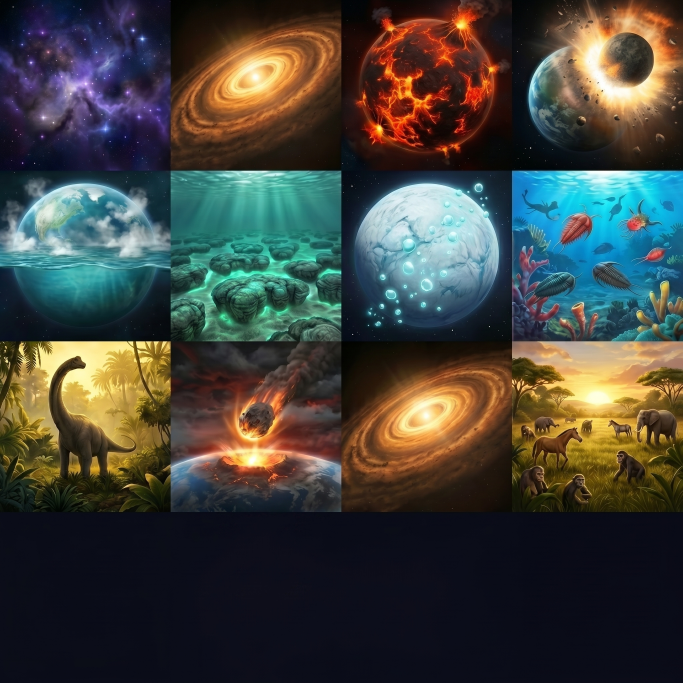
#> input picture assets/source/202606150253_theme1.jpeg, 2048 x 2048 px (shown at 1/3 size)
$ python crop-era1-era2.py
#> lines starting #> are read from the running program, lines starting #| are printed output that depends on the picture
"""
Era 1 (theme1) / Era 2 (theme2) 크롭 스크립트
원본: assets/source/202606150253_theme1.jpeg (2048x2048, 3x4 그리드)
원본: assets/source/202606150253_theme2.jpeg (2048x2048, 4x4 그리드)
출력: src/themes/primordial-earth/step-01~11.webp (256x256)
      src/themes/human-civilization/step-01~11.webp (256x256)
"""

from PIL import Image
import os

BASE = os.path.dirname(os.path.dirname(os.path.abspath(__file__)))
OUT_SIZE = (256, 256)

def crop_grid(img, pad, gap, cols):
    W, H = img.size
    cell = (W - pad * 2 - gap * (cols - 1)) // cols
    def box(row, col):
        x = pad + col * (cell + gap)
        y = pad + row * (cell + gap)
        return (x, y, x + cell, y + cell)
    return box, cell

def save_step(img, box_fn, row, col, out_path):
    box = box_fn(row, col)
    cropped = img.crop(box)
    resized = cropped.resize(OUT_SIZE, Image.LANCZOS)
    resized.save(out_path, "WEBP", quality=90)
    kb = os.path.getsize(out_path) / 1024
    return kb

# ── Era 1: Primordial Earth ──────────────────────────────────
# 3행 × 4열, 마지막 셀(row2,col2=은하)은 중복 — 스킵
# step-11 = row2, col3 (포유류)
print("=== Era 1: Primordial Earth ===")
img1 = Image.open(os.path.join(BASE, "assets", "source", "202606150253_theme1.jpeg"))
#> img1 is the input picture: PIL image 2048x2048 RGB; mean R, G, B 66, 67, 61.3
out1 = os.path.join(BASE, "src", "themes", "primordial-earth")
os.makedirs(out1, exist_ok=True)

box1, cell1 = crop_grid(img1, pad=10, gap=10, cols=4)
#> cell1 = 499
print(f"셀 크기: {cell1}x{cell1}")
#| 셀 크기: 499x499

steps_era1 = [
    (1,  0, 0, "Stardust & Molecular Cloud"),
    (2,  0, 1, "Protoplanetary Disk"),
    (3,  0, 2, "Magma Ocean Earth"),
    (4,  0, 3, "Moon-forming Impact"),
    (5,  1, 0, "First Oceans"),
    (6,  1, 1, "Stromatolites"),
    (7,  1, 2, "Great Oxidation Event"),
    (8,  1, 3, "Cambrian Explosion"),
    (9,  2, 0, "Age of Dinosaurs"),
    (10, 2, 1, "K-Pg Extinction"),
    # row2,col2 은하 — 스킵
    (11, 2, 3, "Rise of Mammals"),
]

for step_num, row, col, name in steps_era1:
    out_path = os.path.join(out1, f"step-{step_num:02d}.webp")
    kb = save_step(img1, box1, row, col, out_path)
    print(f"step-{step_num:02d}.webp ({name}) [{kb:.1f} KB]")
#> this loop made 11 passes
#> kb on passes 1 to 11: 8.77, 8.65, 14.11, 11.29, 9.48, 14.84, 11.02, 18.04, 19.98, 10.26, 18.62
#| step-01.webp (Stardust & Molecular Cloud) [8.8 KB]
#| step-02.webp (Protoplanetary Disk) [8.7 KB]
#| step-03.webp (Magma Ocean Earth) [14.1 KB]
#| step-04.webp (Moon-forming Impact) [11.3 KB]
#| step-05.webp (First Oceans) [9.5 KB]
#| step-06.webp (Stromatolites) [14.8 KB]
#| step-07.webp (Great Oxidation Event) [11.0 KB]
#| step-08.webp (Cambrian Explosion) [18.0 KB]
#> (further printed lines are left out)
#> pass 1, in save_step, `cropped = img.crop(box)`:
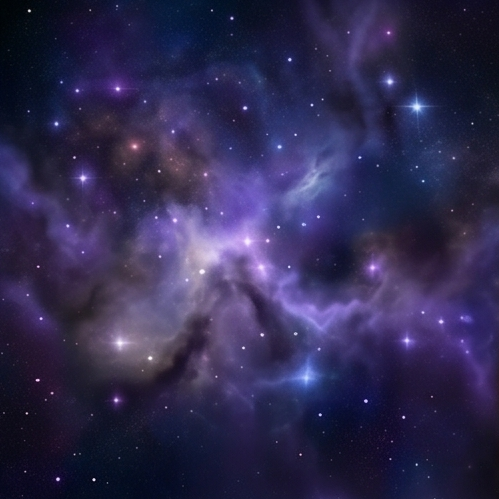
#> cropped: PIL image 499x499 RGB; mean R, G, B 47.8, 42.5, 80.4
#> pass 2, in save_step (call 2), `cropped = img.crop(box)`:
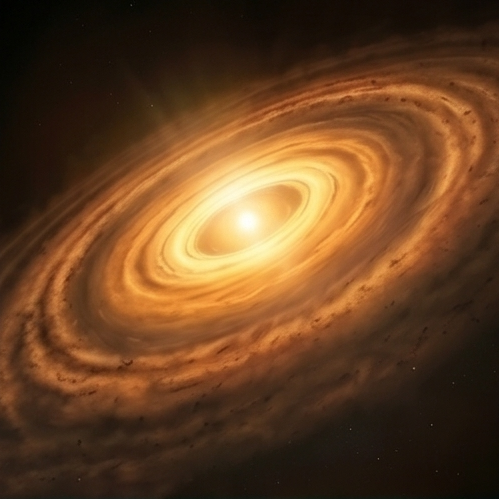
#> cropped: PIL image 499x499 RGB; mean R, G, B 102.7, 66.4, 35.6

# ── Era 2: Human Civilization ────────────────────────────────
# 4행 × 4열, 달 착륙(row2,col2)까지만 사용 — step-01~11
print("\n=== Era 2: Human Civilization ===")
img2 = Image.open(os.path.join(BASE, "assets", "source", "202606150253_theme2.jpeg"))
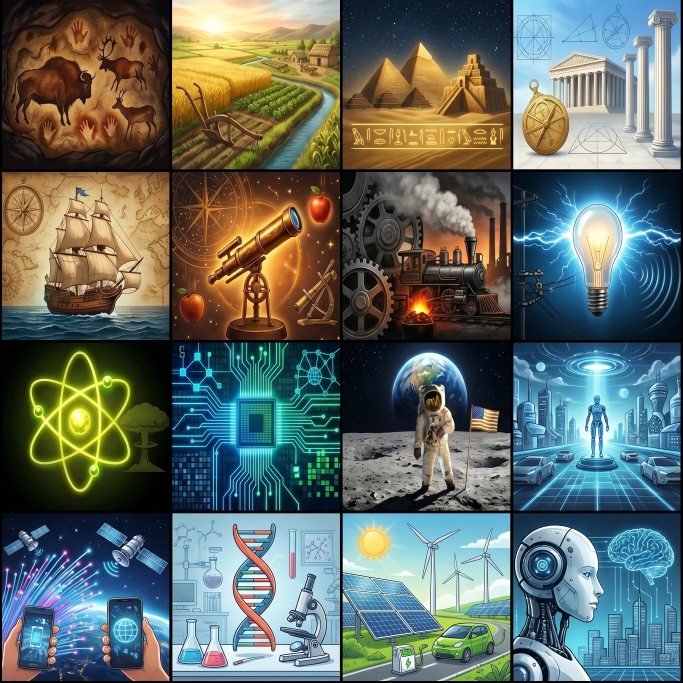
#> input picture assets/source/202606150253_theme2.jpeg, 2048 x 2048 px (shown at 1/3 size)
#> img2 is the input picture: PIL image 2048x2048 RGB; mean R, G, B 97, 107.7, 100.8
out2 = os.path.join(BASE, "src", "themes", "human-civilization")
os.makedirs(out2, exist_ok=True)

box2, cell2 = crop_grid(img2, pad=10, gap=10, cols=4)
#> cell2 = 499
print(f"셀 크기: {cell2}x{cell2}")
#| 셀 크기: 499x499

steps_era2 = [
    (1,  0, 0, "Stone Age Cave Art"),
    (2,  0, 1, "Agricultural Revolution"),
    (3,  0, 2, "Ancient Civilizations"),
    (4,  0, 3, "Classical Antiquity"),
    (5,  1, 0, "Age of Exploration"),
    (6,  1, 1, "Scientific Revolution"),
    (7,  1, 2, "Industrial Revolution"),
    (8,  1, 3, "Electrical Age"),
    (9,  2, 0, "Atomic Age"),
    (10, 2, 1, "Digital Revolution"),
    (11, 2, 2, "Apollo Moon Landing"),
]

for step_num, row, col, name in steps_era2:
    out_path = os.path.join(out2, f"step-{step_num:02d}.webp")
    kb = save_step(img2, box2, row, col, out_path)
    print(f"step-{step_num:02d}.webp ({name}) [{kb:.1f} KB]")
#> this loop made 11 passes
#> kb on passes 1 to 11: 17.68, 21.1, 15.36, 15.76, 22.8, 20.69, 17.51, 14.91, 8.77, 21.22, 19.62
#| step-01.webp (Stone Age Cave Art) [17.7 KB]
#| step-02.webp (Agricultural Revolution) [21.1 KB]
#| step-03.webp (Ancient Civilizations) [15.4 KB]
#| step-04.webp (Classical Antiquity) [15.8 KB]
#| step-05.webp (Age of Exploration) [22.8 KB]
#| step-06.webp (Scientific Revolution) [20.7 KB]
#| step-07.webp (Industrial Revolution) [17.5 KB]
#| step-08.webp (Electrical Age) [14.9 KB]
#> (further printed lines are left out)
#> pass 1, in save_step (call 12), `cropped = img.crop(box)`:
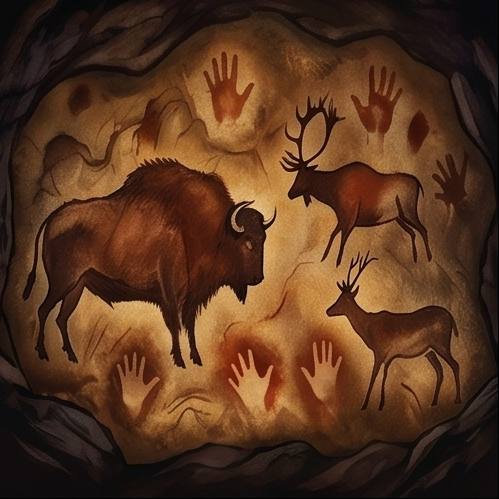
#> cropped: PIL image 499x499 RGB; mean R, G, B 86.7, 53.3, 31.1
#> pass 2, in save_step (call 13), `cropped = img.crop(box)`:
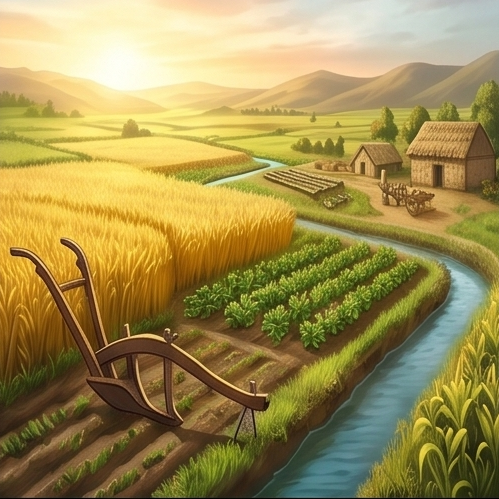
#> cropped: PIL image 499x499 RGB; mean R, G, B 159.3, 141.6, 80.1
#> pass 2, in save_step (call 13), `resized = cropped.resize(OUT_SIZE, Image.LANCZOS)`:
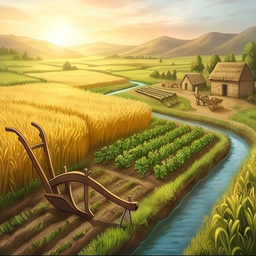
#> resized: PIL image 256x256 RGB; mean R, G, B 159.3, 141.6, 80.2

print("\n완료!")
